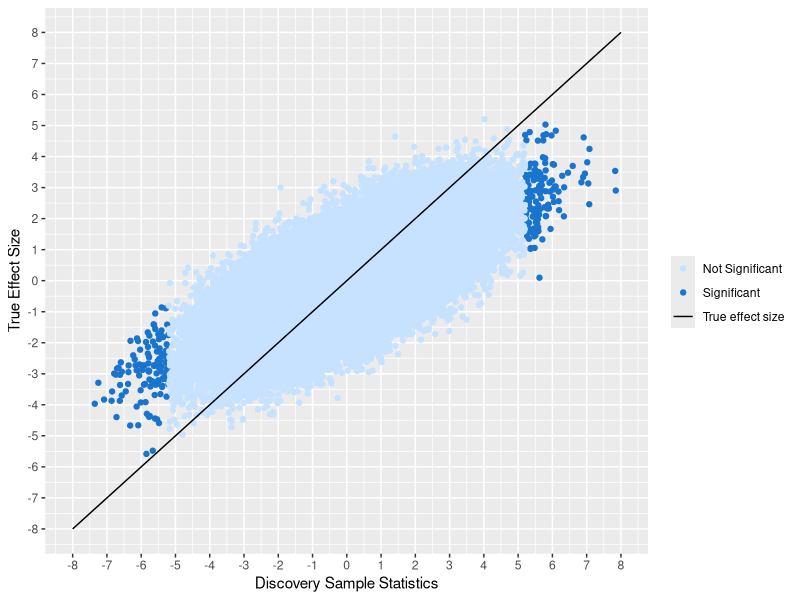
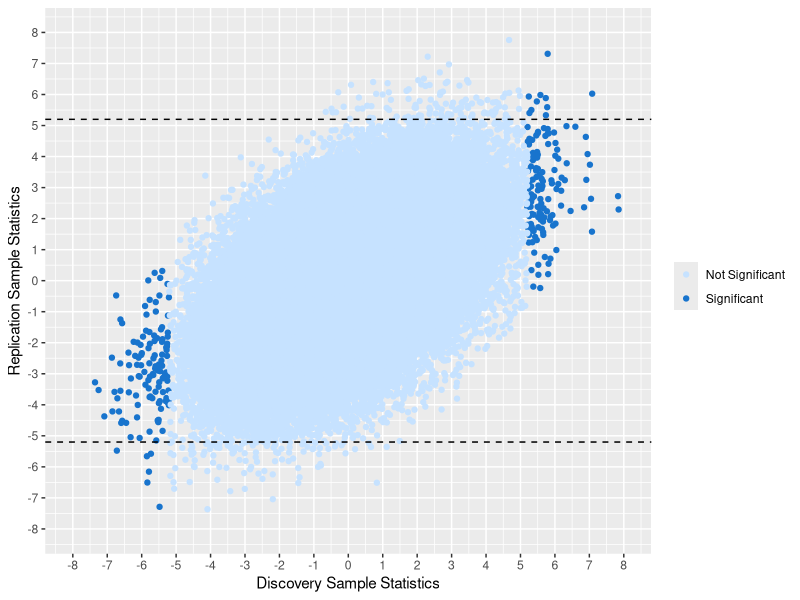
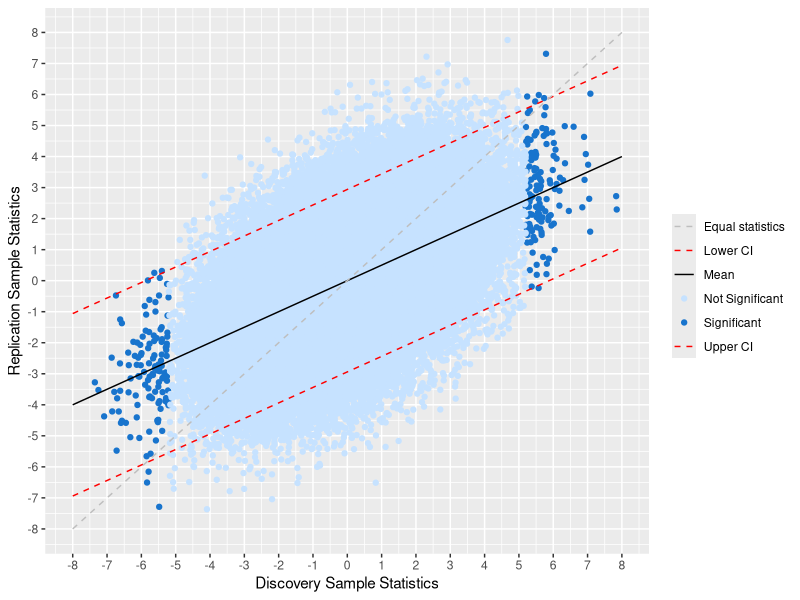
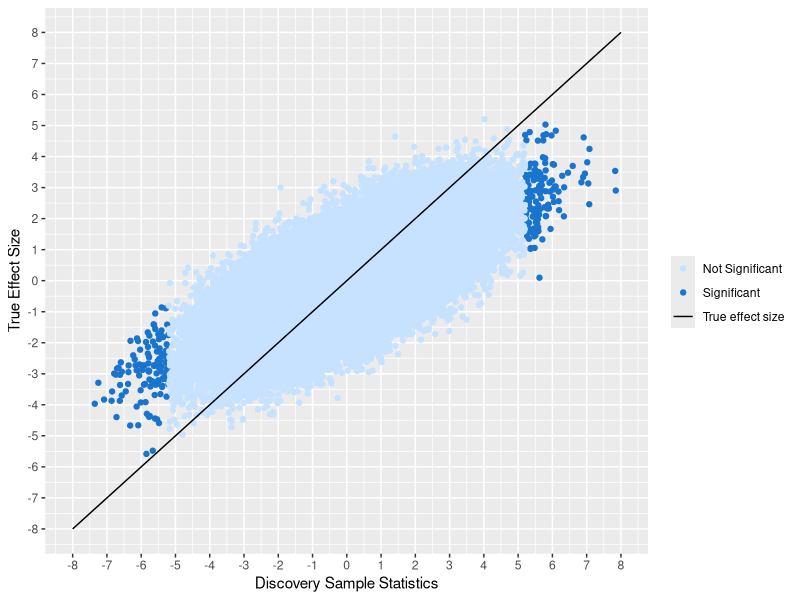
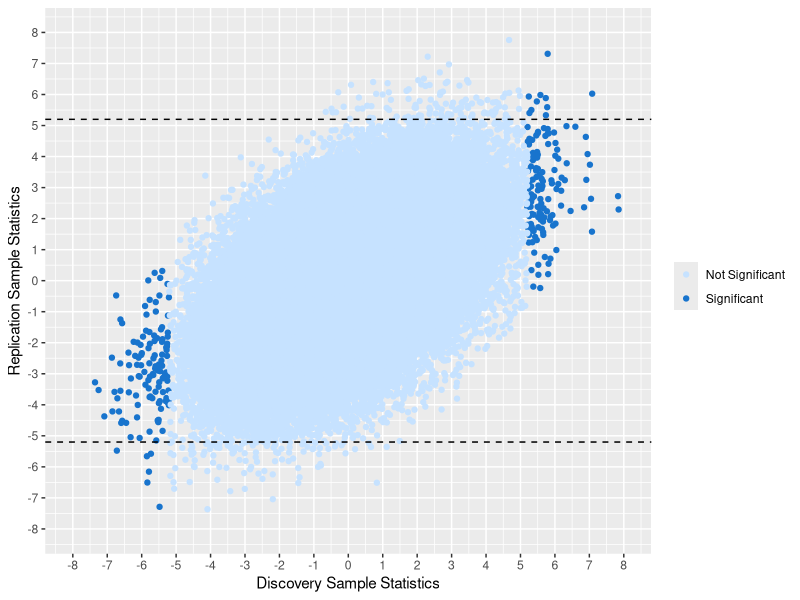
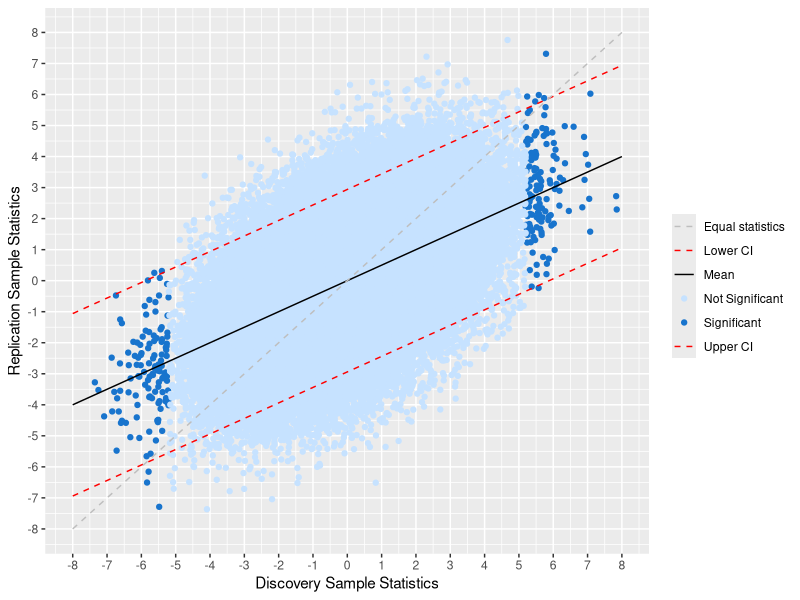

Write the R code that produced these figures, in order.
#libraries
library(tidyverse)
library(MASS)
library(ggplot2)
library(dplyr)
library(plyr)
library(reshape2)

#simulating data 
var_g<-2*.75
var_c1<-2*.25
var_c2<-2*.25
sigma_g<-sqrt(var_g)
sigma_c1<-sqrt(var_c1) #first study
sigma_c2<-sqrt(var_c2) #second study
M<-100000

#generating lambda
lambda <- rnorm(n=M, mean=0, sd=sigma_g)
#generating C1
delta1 <- rnorm(n=M, mean=0, sd=sigma_c1)
#simulating C2
delta2 <- rnorm(n=M, mean=0, sd=sigma_c2)

#generating two test statistics with different confounders
data<-matrix(nrow=M, ncol=5)

for(i in 1:M){
  data[i,1]<-lambda[i]
  data[i,2]<-delta1[i]
  data[i,3]<-delta2[i]
  data[i,4]<-rnorm(n=1, mean=lambda[i]+delta1[i], sd=1) #s1
  data[i,5]<-rnorm(n=1, mean=lambda[i]+delta2[i], sd=1) #s2
}

results.data=as.data.frame(data)
colnames(results.data)=c("lambda", "delta1", "delta2", "s1", "s2")

true_lambda <- function(lambda){
  return(lambda)
}

#figure 4
figure4<-ggplot()+
  geom_point(data = filter(results.data,s1>5.2 | s1<(-5.2)),mapping = aes(x = s1, y = lambda,color="Significant"))+
  geom_point(data = filter(results.data,s1<5.2 & s1>(-5.2)),mapping = aes(x = s1, y = lambda,color="Not Significant"))+
  scale_y_continuous(breaks=seq(-8, 8, 1), limits=c(-8,8))+
  scale_x_continuous(breaks=seq(-8, 8, 1), limits=c(-8, 8))+
  xlab("Discovery Sample Statistics")+ylab("True Effect Size")+
  labs(colour="Legend")+
  stat_function(fun=true_lambda,geom="line",aes(color="True effect size"))+
  scale_colour_manual(name='',values=c("Significant"="dodgerblue3","Not Significant"="slategray1","True effect size"="black"))
figure4
ggsave(filename="figure4.jpg")


#figure 5
figure5<-ggplot() +
  geom_point(data = filter(results.data, s1>5.2 | s1<(-5.2)), mapping = aes(x=s1, y = s2, color = "Significant"))+
  geom_point(data = filter(results.data, s1<5.2 & s1>(-5.2)), mapping = aes(x=s1, y = s2, color="Not Significant"))+
  geom_hline(yintercept=5.2, linetype="dashed", color = "black")+
  scale_y_continuous(breaks=seq(-8, 8, 1), limits=c(-8,8))+
  scale_x_continuous(breaks=seq(-8, 8, 1), limits=c(-8, 8))+
  geom_hline(yintercept=-5.2, linetype="dashed", color = "black")+
  xlab("Discovery Sample Statistics")+ylab("Replication Sample Statistics")+
  theme(legend.position = "right")+
  scale_color_manual(name = element_blank(), # or name = element_blank()
                     values = c("Not Significant"="slategray1", "Significant"="dodgerblue3"))
figure5
ggsave(filename="figure5.jpg")


#figure 6
calculate_upperCI<-function(s1, c1, c2){
  sampleS1<-1
  sampleS2<-1
  sigma<-sigma_g
  sd_S1<-sqrt(sampleS1*sigma^2+1+c1*sampleS1)
  sd_S2<-sqrt(sampleS2*sigma^2+1+c2*sampleS2)
  mean<-(sqrt(sampleS1)*sqrt(sampleS2)*sigma^2*s1)/(sd_S1^2)
  var2<-sd_S2^2-((sampleS1*sampleS2*sigma^4)/(sd_S1^2))
  error <- qnorm(0.975)*sqrt(var2)
  mean+error
}

calculate_lowerCI<-function(s1, c1, c2){
  sampleS1<-1
  sampleS2<-1
  sigma<-sigma_g
  sd_S1<-sqrt(sampleS1*sigma^2+1+c1*sampleS1)
  sd_S2<-sqrt(sampleS2*sigma^2+1+c2*sampleS2)
  mean<-(sqrt(sampleS1)*sqrt(sampleS2)*sigma^2*s1)/(sd_S1^2)
  var2<-sd_S2^2-((sampleS1*sampleS2*sigma^4)/(sd_S1^2))
  error <- qnorm(0.975)*sqrt(var2)
  return(mean-error)
}

calculate_mean<-function(s1,sampleS1,sampleS2, c1, c2){
  sampleS1<-1
  sampleS2<-1
  sigma<-sigma_g
  sd_S1<-sqrt(sampleS1*sigma^2+1+c1*sampleS1)
  sd_S2<-sqrt(sampleS2*sigma^2+1+c2*sampleS2)
  mean<-(sqrt(sampleS1)*sqrt(sampleS2)*sigma^2*s1)/(sd_S1^2)
}


figure6<-ggplot() +
  geom_point(data = filter(results.data, s1>5.2 | s1<(-5.2)), mapping = aes(x=s1, y = s2, color = "Significant"))+
  geom_point(data = filter(results.data, s1<5.2 & s1>(-5.2)), mapping = aes(x=s1, y = s2, color="Not Significant"))+
  scale_y_continuous(breaks=seq(-8, 8, 1), limits=c(-8,8))+
  scale_x_continuous(breaks=seq(-8, 8, 1), limits=c(-8,8))+
  xlab("Discovery Sample Statistics")+ylab("Replication Sample Statistics")+
  stat_function(fun=calculate_mean, aes(color="Mean"), args=list(c1=var_c1, c2=var_c2))+
  stat_function(fun=calculate_lowerCI, linetype = 2, aes(color="Lower CI"),args=list(c1=var_c1, c2=var_c2))+
  stat_function(fun=calculate_upperCI,linetype = 2, aes(color="Upper CI"),args=list(c1=var_c1, c2=var_c2))+
  stat_function(fun=true_lambda,linetype = 2, aes(color="Equal statistics"))+
  theme(legend.position = "right")+
  scale_color_manual(name = element_blank(), # or name = element_blank()
                     values = c("Not Significant"="slategray1", "Significant"="dodgerblue3", "Mean"="black", "Upper CI"="red", "Lower CI"="red","Equal statistics"="gray"))
figure6
ggsave(filename="figure6.jpg")





